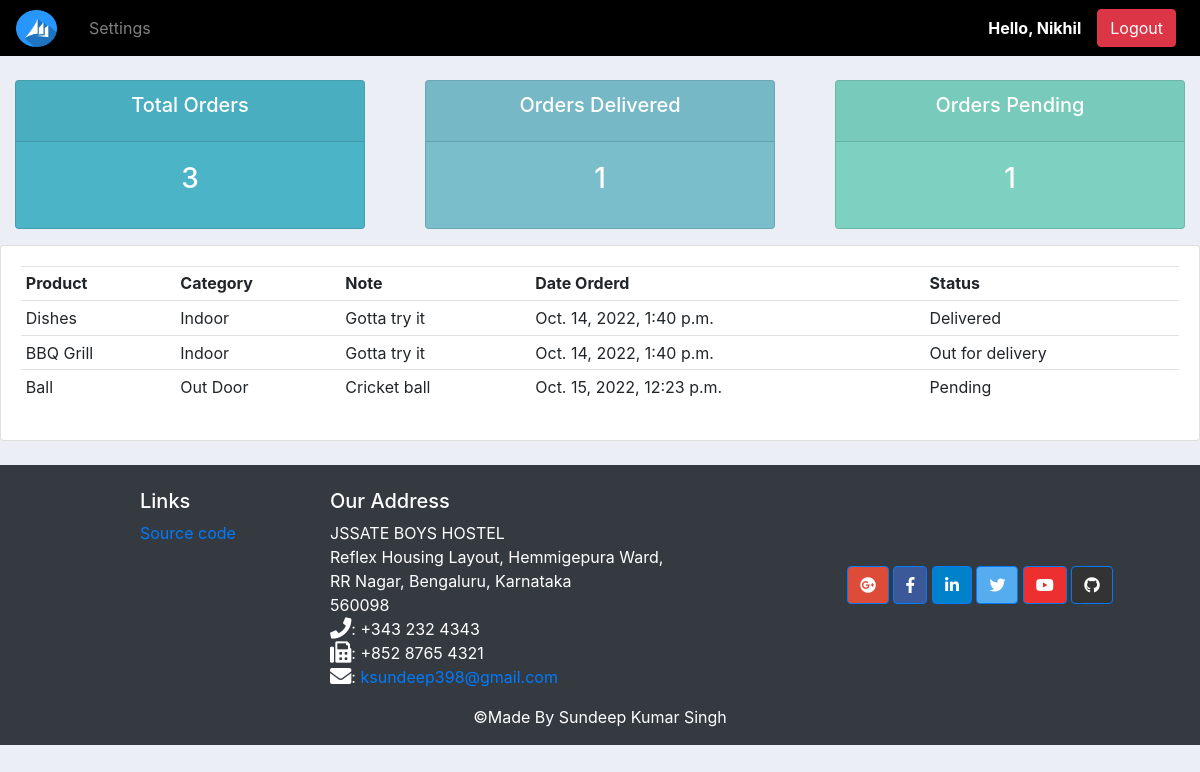
/user/ (signed in), run on the app's committed database.
### accounts/models.py (models this page shows)
class Order(models.Model):
	STATUS = (
			('Pending', 'Pending'),
			('Out for delivery', 'Out for delivery'),
			('Delivered', 'Delivered'),
			)
	customer = models.ForeignKey(Customer, null=True, on_delete= models.SET_NULL)
	product = models.ForeignKey(Product, null=True, on_delete= models.SET_NULL)
	date_created = models.DateTimeField(auto_now_add=True, null=True)
	status = models.CharField(max_length=200, null=True, choices=STATUS)
	note = models.CharField(max_length=1000, null=True)
	def __str__(self):
		return self.product.name

class Product(models.Model):
	CATEGORY = (
			('Indoor', 'Indoor'),
			('Out Door', 'Out Door'),
			)
	name = models.CharField(max_length=200, null=True)
	price = models.FloatField(null=True)
	category = models.CharField(max_length=200, null=True, choices=CATEGORY)
	description = models.CharField(max_length=200, null=True, blank=True)
	date_created = models.DateTimeField(auto_now_add=True, null=True)
	tags = models.ManyToManyField(Tag)
	def __str__(self):
		return self.name

### accounts/decorators.py (the view)
		def wrapper_func(request, *args, **kwargs):
			group = None
			if request.user.groups.exists():
				group = request.user.groups.all()[0].name
			if group in allowed_roles:
				return view_func(request, *args, **kwargs)
			else:
				return HttpResponse('You are not authorized to view this page')

### accounts/views.py (called while the page is built)
@login_required(login_url='login')
@allowed_users(allowed_roles=['customer'])
def userPage(request):
	orders = request.user.customer.order_set.all()
	total_orders = orders.count()
	delivered = orders.filter(status='Delivered').count()
	pending = orders.filter(status='Pending').count()
	print('ORDERS:', orders)
	context = {'orders':orders, 'total_orders':total_orders,
	'delivered':delivered,'pending':pending}
	return render(request, 'accounts/user.html', context)

### accounts/templates/accounts/user.html
{% extends 'accounts/base.html' %}
{% block content %}
{% load static %}
{%  include 'accounts/status.html' %}
<div class="row">
	<div class="col-md">
		<div class="card card-body">
			<table class="table table-sm">
				<tr>
					<th>Product</th>
					<th>Category</th>
					<th>Note</th>
					<th>Date Orderd</th>
					<th>Status</th>
				</tr>
				{% for order in orders %}
				<tr>
					<td>{{order.product}}</td>
					<td>{{order.product.category}}</td>
					<td>{{order.note}}</td>
					<td>{{order.date_created}}</td>
					<td>{{order.status}}</td>
				</tr>
				{% endfor %}
			</table>
		</div>
	</div>
</div>
{% endblock %}

### accounts/templates/accounts/navbar.html (shortened to what this page needs)
{% load static %}
<nav class="navbar navbar-expand-lg navbar-dark dark">
    <img class="mr-4" src="{% static 'img/logoCRM.png' %}" width="41" height="37">
      <div class="collapse navbar-collapse" id="navbarNav">
        <ul class="navbar-nav">
          {% if request.user.is_staff %}
          <li class="nav-item active">
            <a class="nav-link" href="{% url 'home' %}">Dashboard</a>
          </li>
          <li class="nav-item">
            <a class="nav-link" href="{% url 'products' %}">Products</a>
          </li>
          {% else %}
          <li class="nav-item">
            <a class="nav-link" href="{% url 'account' %}">Settings</a>
          </li>
          {% endif %}
        </ul>
      </div>
      <span class="font-weight-bold text-white mr-3">Hello, {{request.user}}</span>
      <span ><a  class=" btn btn-danger mr-2" href="{% url 'logout' %}">Logout</a></span>
  </nav>

### static/css/main.css (style rules this page uses)
body { background-color: #ebeff5; }
.dark { background-color: black; }

### data on the page
Order: product "Dishes", product.category "Indoor", note "Gotta try it", date_created "Oct. 14, 2022, 1:40 p.m.", status "Delivered"
Order: product "BBQ Grill", product.category "Indoor", note "Gotta try it", date_created "Oct. 14, 2022, 1:40 p.m.", status "Out for delivery"
Order: product "Ball", product.category "Out Door", note "Cricket ball", date_created "Oct. 15, 2022, 12:23 p.m.", status "Pending"

### other printed values
{{ request.user }} "Nikhil"
{{ total_orders }} "3"
{{ delivered }} "1"
{{ pending }} "1"
